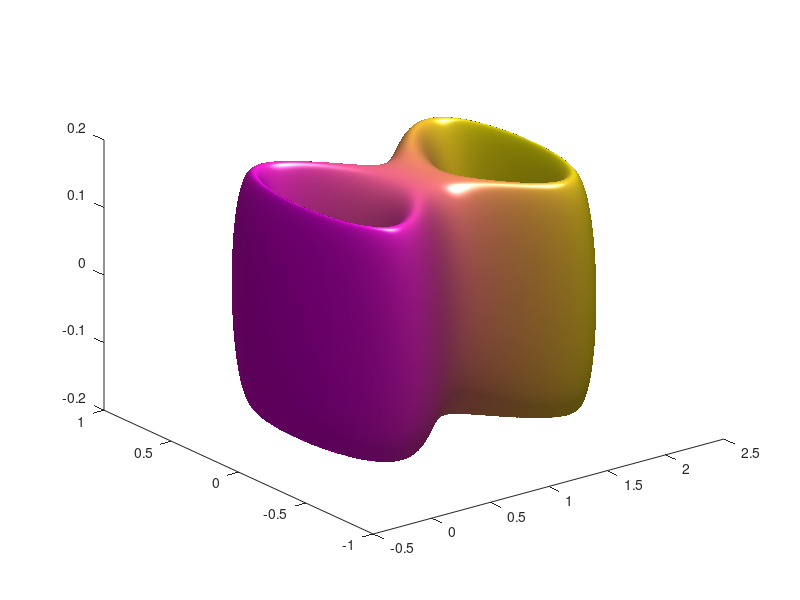

The MATLAB script that drew this image:
x = linspace(-0.1,2.1,200);
y = linspace(-0.75,0.75,200);
z = linspace(-0.2,0.2,200);

[X,Y,Z] = meshgrid(x,y,z);

F=(X.*((X-1).^2).*(X-2)+Y.^2).^2 + Z.^2;

colormap spring
isosurface(X,Y,Z,F,0.03,X)
pause(10)
